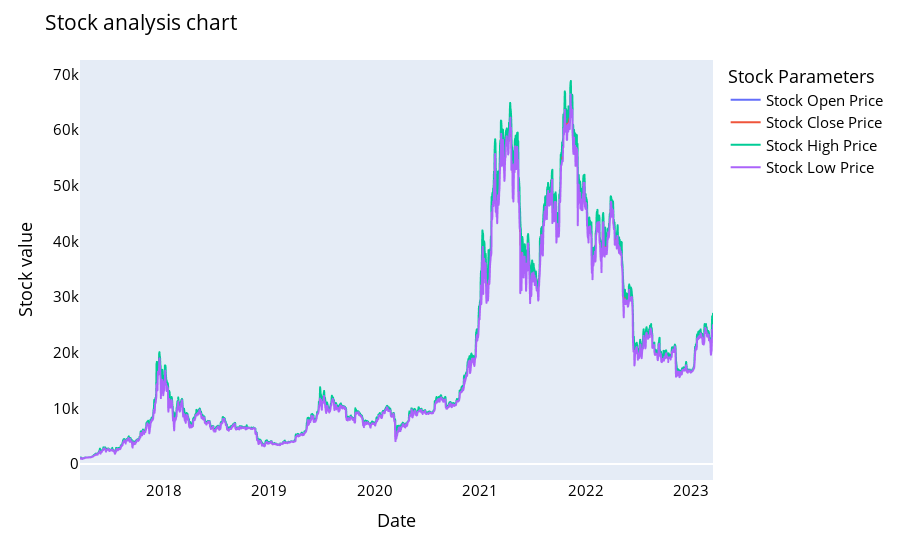

The notebook cell saved with this chart:
### Code cell
names = cycle(['Stock Open Price','Stock Close Price','Stock High Price','Stock Low Price'])

fig = px.line(df, x=df['Date'], y=[df['Open'], df['Close'], 
                                          df['High'], df['Low']],
             labels={'Date': 'Date','value':'Stock value'})
fig.update_layout(title_text='Stock analysis chart', font_size=15, font_color='black',legend_title_text='Stock Parameters')
fig.for_each_trace(lambda t:  t.update(name = next(names)))
fig.update_xaxes(showgrid=False)
fig.update_yaxes(showgrid=False)

fig.show()

### Figure 1 — Plotly figure (JSON) as saved in the notebook; plotly's stock layout.template omitted (floating-point values rounded to 4 significant figures; data arrays with more than 128 entries replaced by an {"elided": "..."} marker saying what was removed)
{"data": [{"hovertemplate": "variable=Open<br>Date=%{x}<br>Stock value=%{y}<extra></extra>", "legendgroup": "Open", "line": {"color": "#636efa", "dash": "solid"}, "marker": {"symbol": "circle"}, "mode": "lines", "name": "Stock Open Price", "showlegend": true, "type": "scattergl", "x": {"elided": "2191 str values"}, "xaxis": "x", "y": {"elided": "2191 float values"}, "yaxis": "y"}, {"hovertemplate": "variable=Close<br>Date=%{x}<br>Stock value=%{y}<extra></extra>", "legendgroup": "Close", "line": {"color": "#EF553B", "dash": "solid"}, "marker": {"symbol": "circle"}, "mode": "lines", "name": "Stock Close Price", "showlegend": true, "type": "scattergl", "x": {"elided": "2191 str values"}, "xaxis": "x", "y": {"elided": "2191 float values"}, "yaxis": "y"}, {"hovertemplate": "variable=High<br>Date=%{x}<br>Stock value=%{y}<extra></extra>", "legendgroup": "High", "line": {"color": "#00cc96", "dash": "solid"}, "marker": {"symbol": "circle"}, "mode": "lines", "name": "Stock High Price", "showlegend": true, "type": "scattergl", "x": {"elided": "2191 str values"}, "xaxis": "x", "y": {"elided": "2191 float values"}, "yaxis": "y"}, {"hovertemplate": "variable=Low<br>Date=%{x}<br>Stock value=%{y}<extra></extra>", "legendgroup": "Low", "line": {"color": "#ab63fa", "dash": "solid"}, "marker": {"symbol": "circle"}, "mode": "lines", "name": "Stock Low Price", "showlegend": true, "type": "scattergl", "x": {"elided": "2191 str values"}, "xaxis": "x", "y": {"elided": "2191 float values"}, "yaxis": "y"}], "layout": {"font": {"color": "black", "size": 15}, "legend": {"title": {"text": "Stock Parameters"}, "tracegroupgap": 0}, "margin": {"t": 60}, "title": {"text": "Stock analysis chart"}, "xaxis": {"anchor": "y", "domain": [0, 1], "showgrid": false, "title": {"text": "Date"}}, "yaxis": {"anchor": "x", "domain": [0, 1], "showgrid": false, "title": {"text": "Stock value"}}}}
